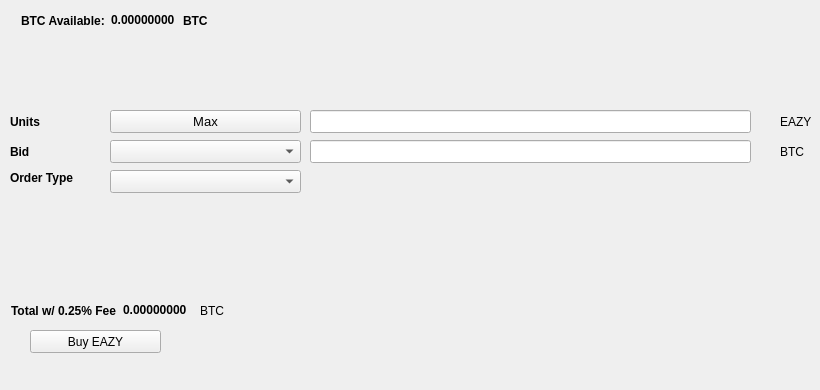
   <widget class="QWidget" name="BuyTab">
    <attribute name="title">
     <string>Buy</string>
    </attribute>
    <widget class="QPushButton" name="BuyCS2">
     <property name="geometry">
      <rect>
       <x>30</x>
       <y>330</y>
       <width>131</width>
       <height>23</height>
      </rect>
     </property>
     <property name="text">
      <string>Buy EAZY</string>
     </property>
     <property name="icon">
      <iconset resource="../eazy.qrc">
       <normaloff>:/icons/bitcoin</normaloff>:/icons/bitcoin</iconset>
     </property>
    </widget>
    <widget class="QLabel" name="label_3">
     <property name="geometry">
      <rect>
       <x>10</x>
       <y>110</y>
       <width>46</width>
       <height>23</height>
      </rect>
     </property>
     <property name="font">
      <font>
       <weight>75</weight>
       <bold>true</bold>
      </font>
     </property>
     <property name="text">
      <string>Units</string>
     </property>
    </widget>
    <widget class="QLineEdit" name="UnitsInput">
     <property name="geometry">
      <rect>
       <x>310</x>
       <y>110</y>
       <width>441</width>
       <height>23</height>
      </rect>
     </property>
     <property name="font">
      <font>
       <pointsize>9</pointsize>
       <weight>75</weight>
       <bold>true</bold>
      </font>
     </property>
    </widget>
    <widget class="QLineEdit" name="BuyBidPriceEdit">
     <property name="geometry">
      <rect>
       <x>310</x>
       <y>140</y>
       <width>441</width>
       <height>23</height>
      </rect>
     </property>
     <property name="font">
      <font>
       <pointsize>9</pointsize>
       <weight>75</weight>
       <bold>true</bold>
      </font>
     </property>
    </widget>
    <widget class="QLabel" name="label_4">
     <property name="geometry">
      <rect>
       <x>780</x>
       <y>110</y>
       <width>31</width>
       <height>23</height>
      </rect>
     </property>
     <property name="text">
      <string>EAZY</string>
     </property>
    </widget>
    <widget class="QLabel" name="label_5">
     <property name="geometry">
      <rect>
       <x>780</x>
       <y>140</y>
       <width>31</width>
       <height>23</height>
      </rect>
     </property>
     <property name="text">
      <string>BTC</string>
     </property>
    </widget>
    <widget class="QLabel" name="label_6">
     <property name="geometry">
      <rect>
       <x>10</x>
       <y>140</y>
       <width>46</width>
       <height>23</height>
      </rect>
     </property>
     <property name="font">
      <font>
       <weight>75</weight>
       <bold>true</bold>
      </font>
     </property>
     <property name="text">
      <string>Bid</string>
     </property>
    </widget>
    <widget class="QLabel" name="label_7">
     <property name="geometry">
      <rect>
       <x>10</x>
       <y>170</y>
       <width>91</width>
       <height>16</height>
      </rect>
     </property>
     <property name="font">
      <font>
       <weight>75</weight>
       <bold>true</bold>
      </font>
     </property>
     <property name="text">
      <string>Order Type</string>
     </property>
    </widget>
    <widget class="QPushButton" name="Buy_Max_Amount">
     <property name="geometry">
      <rect>
       <x>110</x>
       <y>110</y>
       <width>191</width>
       <height>23</height>
      </rect>
     </property>
     <property name="font">
      <font>
       <pointsize>10</pointsize>
      </font>
     </property>
     <property name="text">
      <string>Max</string>
     </property>
    </widget>
    <widget class="QComboBox" name="BuyBidcomboBox">
     <property name="geometry">
      <rect>
       <x>110</x>
       <y>140</y>
       <width>191</width>
       <height>23</height>
      </rect>
     </property>
     <property name="font">
      <font>
       <pointsize>10</pointsize>
      </font>
     </property>
    </widget>
    <widget class="QComboBox" name="buyOrdertypeCombo">
     <property name="geometry">
      <rect>
       <x>110</x>
       <y>170</y>
       <width>191</width>
       <height>23</height>
      </rect>
     </property>
     <property name="font">
      <font>
       <pointsize>10</pointsize>
      </font>
     </property>
    </widget>
    <widget class="QWidget" name="layoutWidget1">
     <property name="geometry">
      <rect>
       <x>21</x>
       <y>11</y>
       <width>227</width>
       <height>19</height>
      </rect>
     </property>
     <layout class="QHBoxLayout" name="horizontalLayout_3">
      <item>
       <widget class="QLabel" name="label232">
        <property name="font">
         <font>
          <weight>75</weight>
          <bold>true</bold>
         </font>
        </property>
        <property name="text">
         <string>BTC Available:</string>
        </property>
       </widget>
      </item>
      <item>
       <widget class="QLabel" name="BtcAvailableLbl">
        <property name="palette">
         <palette>
          <active>
           <colorrole role="WindowText">
            <brush brushstyle="SolidPattern">
             <color alpha="255">
              <red>0</red>
              <green>0</green>
              <blue>0</blue>
             </color>
            </brush>
           </colorrole>
           <colorrole role="Button">
            <brush brushstyle="SolidPattern">
             <color alpha="255">
              <red>0</red>
              <green>170</green>
              <blue>0</blue>
             </color>
            </brush>
           </colorrole>
           <colorrole role="Light">
            <brush brushstyle="SolidPattern">
             <color alpha="255">
              <red>0</red>
              <green>255</green>
              <blue>0</blue>
             </color>
            </brush>
           </colorrole>
           <colorrole role="Midlight">
            <brush brushstyle="SolidPattern">
             <color alpha="255">
              <red>0</red>
              <green>212</green>
              <blue>0</blue>
             </color>
            </brush>
           </colorrole>
           <colorrole role="Dark">
            <brush brushstyle="SolidPattern">
             <color alpha="255">
              <red>0</red>
              <green>85</green>
              <blue>0</blue>
             </color>
            </brush>
           </colorrole>
           <colorrole role="Mid">
            <brush brushstyle="SolidPattern">
             <color alpha="255">
              <red>0</red>
              <green>113</green>
              <blue>0</blue>
             </color>
            </brush>
           </colorrole>
           <colorrole role="Text">
            <brush brushstyle="SolidPattern">
             <color alpha="255">
              <red>0</red>
              <green>170</green>
              <blue>0</blue>
             </color>
            </brush>
           </colorrole>
           <colorrole role="BrightText">
            <brush brushstyle="SolidPattern">
             <color alpha="255">
              <red>255</red>
              <green>255</green>
              <blue>255</blue>
             </color>
            </brush>
           </colorrole>
           <colorrole role="ButtonText">
            <brush brushstyle="SolidPattern">
             <color alpha="255">
              <red>0</red>
              <green>0</green>
              <blue>0</blue>
             </color>
            </brush>
           </colorrole>
           <colorrole role="Base">
            <brush brushstyle="SolidPattern">
             <color alpha="255">
              <red>255</red>
              <green>255</green>
              <blue>255</blue>
             </color>
            </brush>
           </colorrole>
           <colorrole role="Window">
            <brush brushstyle="SolidPattern">
             <color alpha="255">
              <red>0</red>
              <green>170</green>
              <blue>0</blue>
             </color>
            </brush>
           </colorrole>
           <colorrole role="Shadow">
            <brush brushstyle="SolidPattern">
             <color alpha="255">
              <red>0</red>
              <green>0</green>
              <blue>0</blue>
             </color>
            </brush>
           </colorrole>
           <colorrole role="AlternateBase">
            <brush brushstyle="SolidPattern">
             <color alpha="255">
              <red>127</red>
              <green>212</green>
              <blue>127</blue>
             </color>
            </brush>
           </colorrole>
           <colorrole role="ToolTipBase">
            <brush brushstyle="SolidPattern">
             <color alpha="255">
              <red>255</red>
              <green>255</green>
              <blue>220</blue>
             </color>
            </brush>
           </colorrole>
           <colorrole role="ToolTipText">
            <brush brushstyle="SolidPattern">
             <color alpha="255">
              <red>0</red>
              <green>0</green>
              <blue>0</blue>
             </color>
            </brush>
           </colorrole>
          </active>
          <inactive>
           <colorrole role="WindowText">
            <brush brushstyle="SolidPattern">
             <color alpha="255">
              <red>0</red>
              <green>0</green>
              <blue>0</blue>
             </color>
            </brush>
           </colorrole>
           <colorrole role="Button">
            <brush brushstyle="SolidPattern">
             <color alpha="255">
              <red>0</red>
              <green>170</green>
              <blue>0</blue>
             </color>
            </brush>
           </colorrole>
           <colorrole role="Light">
            <brush brushstyle="SolidPattern">
             <color alpha="255">
              <red>0</red>
              <green>255</green>
              <blue>0</blue>
             </color>
            </brush>
           </colorrole>
           <colorrole role="Midlight">
            <brush brushstyle="SolidPattern">
             <color alpha="255">
              <red>0</red>
              <green>212</green>
              <blue>0</blue>
             </color>
            </brush>
           </colorrole>
           <colorrole role="Dark">
            <brush brushstyle="SolidPattern">
             <color alpha="255">
              <red>0</red>
              <green>85</green>
              <blue>0</blue>
             </color>
            </brush>
           </colorrole>
           <colorrole role="Mid">
            <brush brushstyle="SolidPattern">
             <color alpha="255">
              <red>0</red>
              <green>113</green>
              <blue>0</blue>
             </color>
            </brush>
           </colorrole>
           <colorrole role="Text">
            <brush brushstyle="SolidPattern">
             <color alpha="255">
              <red>0</red>
              <green>170</green>
              <blue>0</blue>
             </color>
            </brush>
           </colorrole>
           <colorrole role="BrightText">
            <brush brushstyle="SolidPattern">
             <color alpha="255">
              <red>255</red>
              <green>255</green>
              <blue>255</blue>
             </color>
            </brush>
           </colorrole>
           <colorrole role="ButtonText">
            <brush brushstyle="SolidPattern">
             <color alpha="255">
              <red>0</red>
              <green>0</green>
              <blue>0</blue>
             </color>
            </brush>
           </colorrole>
           <colorrole role="Base">
            <brush brushstyle="SolidPattern">
             <color alpha="255">
              <red>255</red>
              <green>255</green>
              <blue>255</blue>
             </color>
            </brush>
           </colorrole>
           <colorrole role="Window">
            <brush brushstyle="SolidPattern">
             <color alpha="255">
              <red>0</red>
              <green>170</green>
              <blue>0</blue>
             </color>
            </brush>
           </colorrole>
           <colorrole role="Shadow">
            <brush brushstyle="SolidPattern">
             <color alpha="255">
              <red>0</red>
              <green>0</green>
              <blue>0</blue>
             </color>
            </brush>
           </colorrole>
           <colorrole role="AlternateBase">
            <brush brushstyle="SolidPattern">
             <color alpha="255">
              <red>127</red>
              <green>212</green>
              <blue>127</blue>
             </color>
            </brush>
           </colorrole>
           <colorrole role="ToolTipBase">
            <brush brushstyle="SolidPattern">
             <color alpha="255">
              <red>255</red>
              <green>255</green>
              <blue>220</blue>
             </color>
            </brush>
           </colorrole>
           <colorrole role="ToolTipText">
            <brush brushstyle="SolidPattern">
             <color alpha="255">
              <red>0</red>
              <green>0</green>
              <blue>0</blue>
             </color>
            </brush>
           </colorrole>
          </inactive>
          <disabled>
           <colorrole role="WindowText">
            <brush brushstyle="SolidPattern">
             <color alpha="255">
              <red>0</red>
              <green>85</green>
              <blue>0</blue>
             </color>
            </brush>
           </colorrole>
           <colorrole role="Button">
            <brush brushstyle="SolidPattern">
             <color alpha="255">
              <red>0</red>
              <green>170</green>
              <blue>0</blue>
             </color>
            </brush>
           </colorrole>
           <colorrole role="Light">
            <brush brushstyle="SolidPattern">
             <color alpha="255">
              <red>0</red>
              <green>255</green>
              <blue>0</blue>
             </color>
            </brush>
           </colorrole>
           <colorrole role="Midlight">
            <brush brushstyle="SolidPattern">
             <color alpha="255">
              <red>0</red>
              <green>212</green>
              <blue>0</blue>
             </color>
            </brush>
           </colorrole>
           <colorrole role="Dark">
            <brush brushstyle="SolidPattern">
             <color alpha="255">
              <red>0</red>
              <green>85</green>
              <blue>0</blue>
             </color>
            </brush>
           </colorrole>
           <colorrole role="Mid">
            <brush brushstyle="SolidPattern">
             <color alpha="255">
              <red>0</red>
              <green>113</green>
              <blue>0</blue>
             </color>
            </brush>
           </colorrole>
           <colorrole role="Text">
            <brush brushstyle="SolidPattern">
             <color alpha="255">
              <red>0</red>
              <green>85</green>
              <blue>0</blue>
             </color>
            </brush>
           </colorrole>
           <colorrole role="BrightText">
            <brush brushstyle="SolidPattern">
             <color alpha="255">
              <red>255</red>
              <green>255</green>
              <blue>255</blue>
             </color>
            </brush>
           </colorrole>
           <colorrole role="ButtonText">
            <brush brushstyle="SolidPattern">
             <color alpha="255">
              <red>0</red>
              <green>85</green>
              <blue>0</blue>
             </color>
            </brush>
           </colorrole>
           <colorrole role="Base">
            <brush brushstyle="SolidPattern">
             <color alpha="255">
              <red>0</red>
              <green>170</green>
              <blue>0</blue>
             </color>
            </brush>
           </colorrole>
           <colorrole role="Window">
            <brush brushstyle="SolidPattern">
             <color alpha="255">
              <red>0</red>
              <green>170</green>
              <blue>0</blue>
             </color>
            </brush>
           </colorrole>
           <colorrole role="Shadow">
            <brush brushstyle="SolidPattern">
             <color alpha="255">
              <red>0</red>
              <green>0</green>
              <blue>0</blue>
             </color>
            </brush>
           </colorrole>
           <colorrole role="AlternateBase">
            <brush brushstyle="SolidPattern">
             <color alpha="255">
              <red>0</red>
              <green>170</green>
              <blue>0</blue>
             </color>
            </brush>
           </colorrole>
           <colorrole role="ToolTipBase">
            <brush brushstyle="SolidPattern">
             <color alpha="255">
              <red>255</red>
              <green>255</green>
              <blue>220</blue>
             </color>
            </brush>
           </colorrole>
           <colorrole role="ToolTipText">
            <brush brushstyle="SolidPattern">
             <color alpha="255">
              <red>0</red>
              <green>0</green>
              <blue>0</blue>
             </color>
            </brush>
           </colorrole>
          </disabled>
         </palette>
        </property>
        <property name="font">
         <font>
          <weight>75</weight>
          <bold>true</bold>
         </font>
        </property>
        <property name="text">
         <string>0.00000000</string>
        </property>
        <property name="textInteractionFlags">
         <set>Qt::LinksAccessibleByMouse|Qt::TextSelectableByKeyboard|Qt::TextSelectableByMouse</set>
        </property>
       </widget>
      </item>
      <item>
       <widget class="QLabel" name="BtcAvailableLbl_2">
        <property name="font">
         <font>
          <weight>75</weight>
          <bold>true</bold>
         </font>
        </property>
        <property name="text">
         <string>BTC</string>
        </property>
       </widget>
      </item>
     </layout>
    </widget>
    <widget class="QWidget" name="layoutWidge2">
     <property name="geometry">
      <rect>
       <x>11</x>
       <y>301</y>
       <width>259</width>
       <height>19</height>
      </rect>
     </property>
     <layout class="QHBoxLayout" name="horizontalLayout_4">
      <item>
       <widget class="QLabel" name="label_9">
        <property name="font">
         <font>
          <weight>75</weight>
          <bold>true</bold>
         </font>
        </property>
        <property name="text">
         <string>Total w/ 0.25% Fee</string>
        </property>
       </widget>
      </item>
      <item>
       <widget class="QLabel" name="BuyCostLabel">
        <property name="palette">
         <palette>
          <active>
           <colorrole role="WindowText">
            <brush brushstyle="SolidPattern">
             <color alpha="255">
              <red>0</red>
              <green>0</green>
              <blue>0</blue>
             </color>
            </brush>
           </colorrole>
           <colorrole role="Button">
            <brush brushstyle="SolidPattern">
             <color alpha="255">
              <red>0</red>
              <green>170</green>
              <blue>0</blue>
             </color>
            </brush>
           </colorrole>
           <colorrole role="Light">
            <brush brushstyle="SolidPattern">
             <color alpha="255">
              <red>0</red>
              <green>255</green>
              <blue>0</blue>
             </color>
            </brush>
           </colorrole>
           <colorrole role="Midlight">
            <brush brushstyle="SolidPattern">
             <color alpha="255">
              <red>0</red>
              <green>212</green>
              <blue>0</blue>
             </color>
            </brush>
           </colorrole>
           <colorrole role="Dark">
            <brush brushstyle="SolidPattern">
             <color alpha="255">
              <red>0</red>
              <green>85</green>
              <blue>0</blue>
             </color>
            </brush>
           </colorrole>
           <colorrole role="Mid">
            <brush brushstyle="SolidPattern">
             <color alpha="255">
              <red>0</red>
              <green>113</green>
              <blue>0</blue>
             </color>
            </brush>
           </colorrole>
           <colorrole role="Text">
            <brush brushstyle="SolidPattern">
             <color alpha="255">
              <red>0</red>
              <green>170</green>
              <blue>0</blue>
             </color>
            </brush>
           </colorrole>
           <colorrole role="BrightText">
            <brush brushstyle="SolidPattern">
             <color alpha="255">
              <red>255</red>
              <green>255</green>
              <blue>255</blue>
             </color>
            </brush>
           </colorrole>
           <colorrole role="ButtonText">
            <brush brushstyle="SolidPattern">
             <color alpha="255">
              <red>0</red>
              <green>0</green>
              <blue>0</blue>
             </color>
            </brush>
           </colorrole>
           <colorrole role="Base">
            <brush brushstyle="SolidPattern">
             <color alpha="255">
              <red>255</red>
              <green>255</green>
              <blue>255</blue>
             </color>
            </brush>
           </colorrole>
           <colorrole role="Window">
            <brush brushstyle="SolidPattern">
             <color alpha="255">
              <red>0</red>
              <green>170</green>
              <blue>0</blue>
             </color>
            </brush>
           </colorrole>
           <colorrole role="Shadow">
            <brush brushstyle="SolidPattern">
             <color alpha="255">
              <red>0</red>
              <green>0</green>
              <blue>0</blue>
             </color>
            </brush>
           </colorrole>
           <colorrole role="AlternateBase">
            <brush brushstyle="SolidPattern">
             <color alpha="255">
              <red>127</red>
              <green>212</green>
              <blue>127</blue>
             </color>
            </brush>
           </colorrole>
           <colorrole role="ToolTipBase">
            <brush brushstyle="SolidPattern">
             <color alpha="255">
              <red>255</red>
              <green>255</green>
              <blue>220</blue>
             </color>
            </brush>
           </colorrole>
           <colorrole role="ToolTipText">
            <brush brushstyle="SolidPattern">
             <color alpha="255">
              <red>0</red>
              <green>0</green>
              <blue>0</blue>
             </color>
            </brush>
           </colorrole>
          </active>
          <inactive>
           <colorrole role="WindowText">
            <brush brushstyle="SolidPattern">
             <color alpha="255">
              <red>0</red>
              <green>0</green>
              <blue>0</blue>
             </color>
            </brush>
           </colorrole>
           <colorrole role="Button">
            <brush brushstyle="SolidPattern">
             <color alpha="255">
              <red>0</red>
              <green>170</green>
              <blue>0</blue>
             </color>
            </brush>
           </colorrole>
           <colorrole role="Light">
            <brush brushstyle="SolidPattern">
             <color alpha="255">
              <red>0</red>
              <green>255</green>
              <blue>0</blue>
             </color>
            </brush>
           </colorrole>
           <colorrole role="Midlight">
            <brush brushstyle="SolidPattern">
             <color alpha="255">
              <red>0</red>
              <green>212</green>
              <blue>0</blue>
             </color>
            </brush>
           </colorrole>
           <colorrole role="Dark">
            <brush brushstyle="SolidPattern">
             <color alpha="255">
              <red>0</red>
              <green>85</green>
              <blue>0</blue>
             </color>
            </brush>
           </colorrole>
           <colorrole role="Mid">
            <brush brushstyle="SolidPattern">
             <color alpha="255">
              <red>0</red>
              <green>113</green>
              <blue>0</blue>
             </color>
            </brush>
           </colorrole>
           <colorrole role="Text">
            <brush brushstyle="SolidPattern">
             <color alpha="255">
              <red>0</red>
              <green>170</green>
              <blue>0</blue>
             </color>
            </brush>
           </colorrole>
           <colorrole role="BrightText">
            <brush brushstyle="SolidPattern">
             <color alpha="255">
              <red>255</red>
              <green>255</green>
              <blue>255</blue>
             </color>
            </brush>
           </colorrole>
           <colorrole role="ButtonText">
            <brush brushstyle="SolidPattern">
             <color alpha="255">
              <red>0</red>
              <green>0</green>
              <blue>0</blue>
             </color>
            </brush>
           </colorrole>
           <colorrole role="Base">
            <brush brushstyle="SolidPattern">
             <color alpha="255">
              <red>255</red>
              <green>255</green>
              <blue>255</blue>
             </color>
            </brush>
           </colorrole>
           <colorrole role="Window">
            <brush brushstyle="SolidPattern">
             <color alpha="255">
              <red>0</red>
              <green>170</green>
              <blue>0</blue>
             </color>
            </brush>
           </colorrole>
           <colorrole role="Shadow">
            <brush brushstyle="SolidPattern">
             <color alpha="255">
              <red>0</red>
              <green>0</green>
              <blue>0</blue>
             </color>
            </brush>
           </colorrole>
           <colorrole role="AlternateBase">
            <brush brushstyle="SolidPattern">
             <color alpha="255">
              <red>127</red>
              <green>212</green>
              <blue>127</blue>
             </color>
            </brush>
           </colorrole>
           <colorrole role="ToolTipBase">
            <brush brushstyle="SolidPattern">
             <color alpha="255">
              <red>255</red>
              <green>255</green>
              <blue>220</blue>
             </color>
            </brush>
           </colorrole>
           <colorrole role="ToolTipText">
            <brush brushstyle="SolidPattern">
             <color alpha="255">
              <red>0</red>
              <green>0</green>
              <blue>0</blue>
             </color>
            </brush>
           </colorrole>
          </inactive>
          <disabled>
           <colorrole role="WindowText">
            <brush brushstyle="SolidPattern">
             <color alpha="255">
              <red>0</red>
              <green>85</green>
              <blue>0</blue>
             </color>
            </brush>
           </colorrole>
           <colorrole role="Button">
            <brush brushstyle="SolidPattern">
             <color alpha="255">
              <red>0</red>
              <green>170</green>
              <blue>0</blue>
             </color>
            </brush>
           </colorrole>
           <colorrole role="Light">
            <brush brushstyle="SolidPattern">
             <color alpha="255">
              <red>0</red>
              <green>255</green>
              <blue>0</blue>
             </color>
            </brush>
           </colorrole>
           <colorrole role="Midlight">
            <brush brushstyle="SolidPattern">
             <color alpha="255">
              <red>0</red>
              <green>212</green>
              <blue>0</blue>
             </color>
            </brush>
           </colorrole>
           <colorrole role="Dark">
            <brush brushstyle="SolidPattern">
             <color alpha="255">
              <red>0</red>
              <green>85</green>
              <blue>0</blue>
             </color>
            </brush>
           </colorrole>
           <colorrole role="Mid">
            <brush brushstyle="SolidPattern">
             <color alpha="255">
              <red>0</red>
              <green>113</green>
              <blue>0</blue>
             </color>
            </brush>
           </colorrole>
           <colorrole role="Text">
            <brush brushstyle="SolidPattern">
             <color alpha="255">
              <red>0</red>
              <green>85</green>
              <blue>0</blue>
             </color>
            </brush>
           </colorrole>
           <colorrole role="BrightText">
            <brush brushstyle="SolidPattern">
             <color alpha="255">
              <red>255</red>
              <green>255</green>
              <blue>255</blue>
             </color>
            </brush>
           </colorrole>
           <colorrole role="ButtonText">
            <brush brushstyle="SolidPattern">
             <color alpha="255">
              <red>0</red>
              <green>85</green>
              <blue>0</blue>
             </color>
            </brush>
           </colorrole>
           <colorrole role="Base">
            <brush brushstyle="SolidPattern">
             <color alpha="255">
              <red>0</red>
              <green>170</green>
              <blue>0</blue>
             </color>
            </brush>
           </colorrole>
           <colorrole role="Window">
            <brush brushstyle="SolidPattern">
             <color alpha="255">
              <red>0</red>
              <green>170</green>
              <blue>0</blue>
             </color>
            </brush>
           </colorrole>
           <colorrole role="Shadow">
            <brush brushstyle="SolidPattern">
             <color alpha="255">
              <red>0</red>
              <green>0</green>
              <blue>0</blue>
             </color>
            </brush>
           </colorrole>
           <colorrole role="AlternateBase">
            <brush brushstyle="SolidPattern">
             <color alpha="255">
              <red>0</red>
              <green>170</green>
              <blue>0</blue>
             </color>
            </brush>
           </colorrole>
           <colorrole role="ToolTipBase">
            <brush brushstyle="SolidPattern">
             <color alpha="255">
              <red>255</red>
              <green>255</green>
              <blue>220</blue>
             </color>
            </brush>
           </colorrole>
           <colorrole role="ToolTipText">
            <brush brushstyle="SolidPattern">
             <color alpha="255">
              <red>0</red>
              <green>0</green>
              <blue>0</blue>
             </color>
            </brush>
           </colorrole>
          </disabled>
         </palette>
        </property>
        <property name="font">
         <font>
          <weight>75</weight>
          <bold>true</bold>
         </font>
        </property>
        <property name="autoFillBackground">
         <bool>false</bool>
        </property>
        <property name="text">
         <string>0.00000000</string>
        </property>
        <property name="textInteractionFlags">
         <set>Qt::LinksAccessibleByMouse|Qt::TextSelectableByMouse</set>
        </property>
       </widget>
      </item>
      <item>
       <widget class="QLabel" name="label_10">
        <property name="font">
         <font>
          <weight>50</weight>
          <bold>false</bold>
         </font>
        </property>
        <property name="text">
         <string>BTC</string>
        </property>
       </widget>
      </item>
     </layout>
    </widget>
    <widget class="QLabel" name="label_24">
     <property name="geometry">
      <rect>
       <x>460</x>
       <y>300</y>
       <width>281</width>
       <height>81</height>
      </rect>
     </property>
     <property name="text">
      <string/>
     </property>
     <property name="pixmap">
      <pixmap>:/images/bittrex</pixmap>
     </property>
    </widget>
   </widget>
